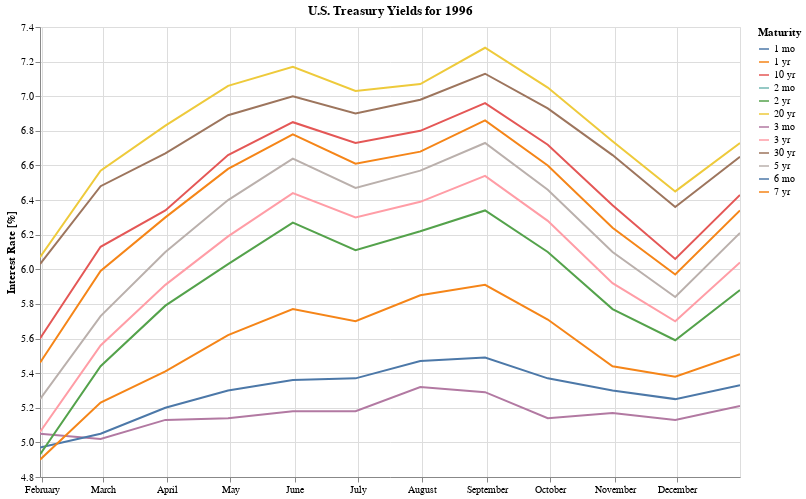

Notebook code cell kept with this figure:
### Code cell
year = 1996

alt.Chart(fetchRates(year).melt(id_vars='Date', var_name='Maturity')).mark_line().encode(
    alt.X('Date:T', axis=alt.Axis(title='')),
    alt.Y('value:Q', axis=alt.Axis(title='Interest Rate [%]'), scale=alt.Scale(zero=False)),
    alt.Color('Maturity:N'),
    tooltip=[alt.Tooltip('Date:T', format='%b %Y'), alt.Tooltip('Maturity:N'), alt.Tooltip('value:Q')]
).properties(
    title='U.S. Treasury Yields for {year}'.format(year=year),
    height=450,
    width=700
).interactive()

### Figure 1 — Vega-Lite specification as saved in the notebook (floating-point values rounded to 4 significant figures; data arrays with more than 128 entries replaced by an {"elided": "..."} marker saying what was removed)
{"config": {"view": {"continuousWidth": 400, "continuousHeight": 300}}, "data": {"name": "data-b8c3512b2116acad71e33d1636c507d4"}, "mark": "line", "encoding": {"color": {"type": "nominal", "field": "Maturity"}, "tooltip": [{"type": "temporal", "field": "Date", "format": "%b %Y"}, {"type": "nominal", "field": "Maturity"}, {"type": "quantitative", "field": "value"}], "x": {"type": "temporal", "axis": {"title": ""}, "field": "Date"}, "y": {"type": "quantitative", "axis": {"title": "Interest Rate [%]"}, "field": "value", "scale": {"zero": false}}}, "height": 450, "selection": {"selector003": {"type": "interval", "bind": "scales", "encodings": ["x", "y"]}}, "title": "U.S. Treasury Yields for 1996", "width": 700, "$schema": "https://vega.github.io/schema/vega-lite/v4.8.1.json", "datasets": {"data-b8c3512b2116acad71e33d1636c507d4": {"elided": "144 records"}}}
